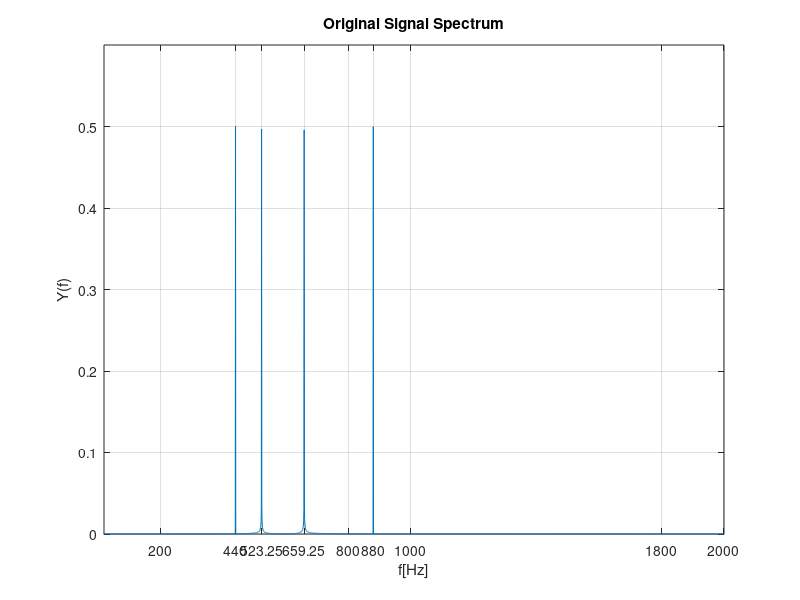
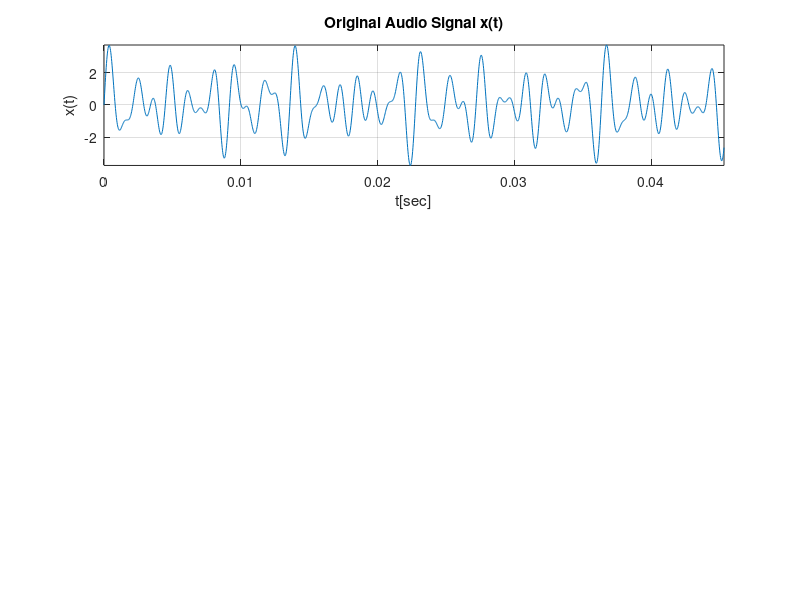

MATLAB code for these plots, in order: (Note: this script raises an error after producing the figures.)
% filtering an audio signal with various peak-filter systems, defined by
% varying V0 gains.
% the goal is to hear the impact on the output signal

clc; clf;
fs = 44100;
T = 1.25; 
N = T*fs; 
portion = 2000;
t = (0:N-1)*(1/fs);
fgrid = fs*(0:N-1)/N;

frequencies = [880, 1046.5, 1318.51, 1760]/2; % notes = [A5, C6, E6, A6]
x = sum(sin(2*pi*frequencies'.*t));
Xf_mag = abs((1/N)*fft(x,N));
counter = 1; %plot counter;
figure(counter); plot(fgrid,Xf_mag); grid on; xlabel("f[Hz]"); ylabel("Y(f)"); title("Original Signal Spectrum");
axis([20 2*10^3 0 0.6]); set(gca,'XTick', sort([frequencies,[200, 800,1000, 1800, 2000]])); counter = counter + 1;

Q = 15; % narrow band
fc = 1046.5/2; % processing is centered arround C6;
wc = 2*pi*fc;
V0_vec = [.5, .75, 1, 1.2, 1.5, 1.75, 2, 2.2, 2.5, 3];

sys_mat = [];
output_mat = [];

for V0 = V0_vec
    b = [(1/wc)^2, (V0/(Q*wc)), 1];
    a = [(1/wc)^2, (1/(Q*wc)), 1];
    [b_z, a_z] = bilinear(b,a,fs);
    if(V0 < 1)
        [a_z, b_z] = bilinear(a,b,fs);
    else
        [b_z, a_z] = bilinear(b,a,fs);
    end
    y = filter(b_z,a_z,x);
    sys_mat = [sys_mat; b_z; a_z];
    Yf_mag = abs((1/N)*fft(y,N));
    figure(counter);
    subplot(311); plot(t(1:portion), x(1:portion)); grid on; xlabel('t[sec]'); ylabel('x(t)'); title("Original Audio Signal x(t)"); axis tight;
    [H_, wout] = freqs(b,a); subplot(312); plot(wout/(2*pi),20*log(abs(H_))); title("Filter for V0 = " + num2str(V0) + ", Gain in [dB] = " + 20*log(V0)); grid on;
    xline(fc, 'blue:'); xlim([20 2*10^3]);
    subplot(313); plot(fgrid, Yf_mag, wout/(2*pi), abs(H_), 'black--'); grid on; xlabel("f[Hz]"); ylabel("Y(f)"); 
    axis([20 2*10^3 0 2.5]); set(gca,'XTick', sort([frequencies,[200, 800,1000, 1800, 2000]]));
    counter = counter +1;
    %sound(y,fs);
    %pause(1.5*T);
end